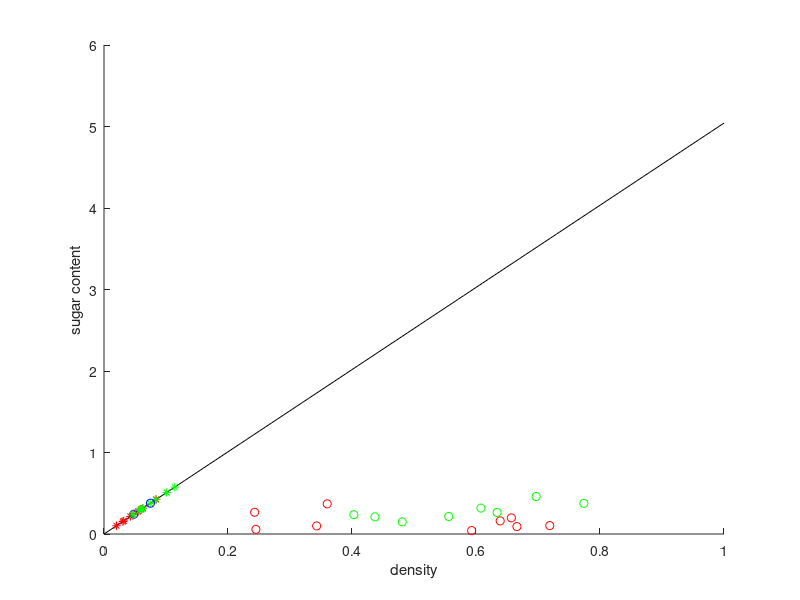

MATLAB code for this plot:
% Judge whether a watermelon is good by its density and sugar content
% Based on LDA method
% The purpose is to find the best projection direction omega

% We use the data given as DATASET_3.0alpha on page 89
% Firstly, get all dadta
% There are 17 records in total, and each row represents a watermelon
% The data of each watermelon is in form:
% [number of the watermelon, density, sugar content, good(1) or bad(0)]
watermelons = [1 0.697 0.460 1;
               2 0.774 0.376 1;
               3 0.634 0.264 1;
               4 0.608 0.318 1;
               5 0.556 0.215 1;
               6 0.403 0.237 1;
               7 0.481 0.149 1;
               8 0.437 0.211 1;
               9 0.666 0.091 0;
               10 0.243 0.267 0;
               11 0.245 0.057 0;
               12 0.343 0.099 0;
               13 0.639 0.161 0;
               14 0.657 0.198 0;
               15 0.360 0.370 0;
               16 0.593 0.042 0;
               17 0.719 0.103 0];

% Get good ones and bad ones in the dataset
good_watermelons = [];
bad_watermelons = [];
for i = 1:1:17
    if watermelons(i,4) == 1
        good_watermelons = [good_watermelons; watermelons(i,1:end)];
    else
        bad_watermelons = [bad_watermelons; watermelons(i,1:end)];
    end
end

% test
% good_watermelons
% bad_watermelons

% Calculate the certer of each class

% The certer of good watermelons in coloum vector form
% miu_1 is the center of good watermelons
% miu_0 is the center of bad watermelons
miu_1 = [mean(good_watermelons(1:end,2)), mean(good_watermelons(1:end,3))]';
miu_0 = [mean(bad_watermelons(1:end,2)), mean(bad_watermelons(1:end,3))]';

% test
% miu_0
% miu_1

% Calculate the between-class sactter matrix Sb
Sb = (miu_0-miu_1)*(miu_0-miu_1)';

% test
% Sb

% Calculate the within_class scatter matrix

% The shape of Sw is decided by the numbers of properties given in the dataset
Sw = zeros(2,2); 

for i = 1:1:size(good_watermelons,1)
    Sw = Sw+(good_watermelons(i,2:3)'-miu_1)*(good_watermelons(i,2:3)'-miu_1)';
end
for i = 1:1:size(bad_watermelons,1)
    Sw = Sw+(bad_watermelons(i,2:3)'-miu_0)*(bad_watermelons(i,2:3)'-miu_0)';
end

% test
% Sw

% Do Singular Value Decomposition(SVD) for Sw and calculate the inverse of Sw
[U,S,V] = svd(Sw);
Sw_inverse = V*S^(-1)*U';

% test
% Sw_inverse

% Calculate the projection direction 
w = Sw_inverse*(miu_0-miu_1);
display('The projection direction vector is:');
display(w);

% The norm of w might not be 1, so we need to normlize it
norm_w = norm(w);
w = 1/norm_w*w;
display('The normalized projection direction vector is:');
display(w);

w = -1*w; % In later process we find w is double negetive, so reverse it
% do not effect the projection direction
% but make calculate more convenient
display('The normalized and reversed projection direction vector is:');
display(w);

% test
% w
% norm(w)

% The next is to make the results visionable
% Let desity be the first axis(x), and sugar content the second(y)
hold on;
xlabel('density');
ylabel('sugar content');

% Show bad watermelons and good watermelons
plot(bad_watermelons(1:end,2), bad_watermelons(1:end,3), 'ro');
plot(good_watermelons(1:end,2), good_watermelons(1:end,3), 'go');

% Show projection direction
x = 0:0.01:1;
y = x/w(1)*w(2);
plot(x,y,'k-');

% process bad watermelons
bad_projection_length = w'*bad_watermelons(1:end,2:3)';
bad_projection_points = [w(1)*bad_projection_length;w(2)*bad_projection_length];
plot(bad_projection_points(1,1:end),bad_projection_points(2,1:end),'r*');
bad_projection_center = w'*miu_0*w;
plot(bad_projection_center(1),bad_projection_center(2),'bo');

% process good watermelons
good_projection_length = w'*good_watermelons(1:end,2:3)';
good_projection_points = [w(1)*good_projection_length;w(2)*good_projection_length];
plot(good_projection_points(1,1:end),good_projection_points(2,1:end),'g*');
good_projection_center = w'*miu_1*w;
plot(good_projection_center(1),good_projection_center(2),'bo');

hold off;